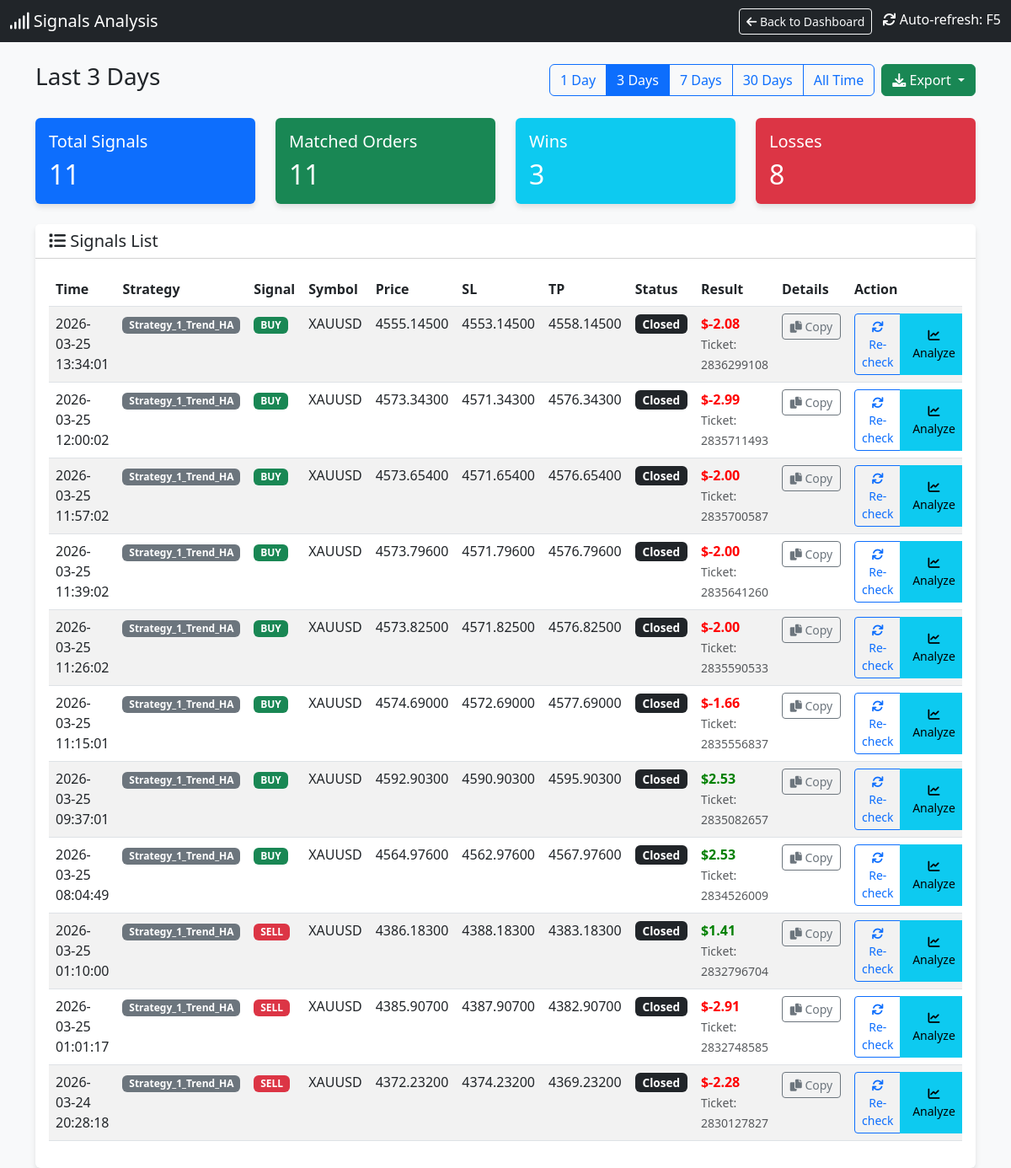
The app's page /signals?days=3 with its own data.
### tables this page shows
CREATE TABLE signals (
                id INTEGER PRIMARY KEY AUTOINCREMENT,
                timestamp DATETIME DEFAULT CURRENT_TIMESTAMP,
                strategy_name TEXT,
                symbol TEXT,
                signal_type TEXT,
                price REAL,
                sl REAL,
                tp REAL,
                indicators TEXT,
                status TEXT,
                account_id INTEGER DEFAULT 0
            );

CREATE TABLE orders (
                ticket INTEGER PRIMARY KEY,
                strategy_name TEXT,
                symbol TEXT,
                order_type TEXT,
                volume REAL,
                open_price REAL,
                sl REAL,
                tp REAL,
                open_time DATETIME,
                close_price REAL,
                profit REAL,
                comment TEXT,
                account_id INTEGER DEFAULT 0
            );

### dashboard.py (the view)
@app.route('/signals')
def signals_page():
    cur = get_db().cursor()
    days_param = request.args.get('days', '7')  # Default 7 days
    if days_param == "all":
        days = 36500
        filter_label = "All Time"
    else:
        try:
            days = int(days_param)
            filter_label = f"Last {days} Days"
        except:
            days = 7
            filter_label = "Last 7 Days"
    cutoff_date = datetime.now() - timedelta(days=days)
    cutoff_str = cutoff_date.strftime("%Y-%m-%d %H:%M:%S")
    cur.execute("SELECT * FROM signals WHERE timestamp >= ? ORDER BY timestamp DESC", (cutoff_str,))
    signals = cur.fetchall()
    signals_with_status = []
    for sig in signals:
        signal_dict = dict(sig)
        try:
            sig_timestamp = sig['timestamp']
            if isinstance(sig_timestamp, str):
                try:
                    sig_time = datetime.strptime(sig_timestamp, '%Y-%m-%d %H:%M:%S')
                except:
                    try:
                        sig_time = datetime.strptime(sig_timestamp, '%Y-%m-%d %H:%M:%S.%f')
                    except:
                        sig_time = datetime.fromisoformat(sig_timestamp.replace('Z', '+00:00'))
            else:
                sig_time = datetime.fromtimestamp(sig_timestamp)
            time_lower = (sig_time - timedelta(seconds=30)).strftime('%Y-%m-%d %H:%M:%S')
            time_upper = (sig_time + timedelta(seconds=30)).strftime('%Y-%m-%d %H:%M:%S')
        except Exception as e:
            time_lower = None
            time_upper = None
        matching_order = None
        if time_lower and time_upper:
            try:
                cur.execute("""
                    SELECT * FROM orders
                    WHERE strategy_name = ?
                    AND symbol = ?
                    AND order_type = ?
                    AND open_time BETWEEN ? AND ?
                    ORDER BY ABS(open_price - ?) ASC
                    LIMIT 1
                """, (sig['strategy_name'], sig['symbol'], sig['signal_type'], time_lower, time_upper, sig['price']))
                matching_order = cur.fetchone()
            except Exception as e:
                pass
        if matching_order:
            signal_dict['order_ticket'] = matching_order['ticket']
            signal_dict['order_profit'] = matching_order['profit']
            signal_dict['order_status'] = 'closed' if matching_order['profit'] is not None else 'open'
            signal_dict['has_order'] = True
        else:
            signal_dict['order_ticket'] = None
            signal_dict['order_profit'] = None
            signal_dict['order_status'] = 'not_found'
            signal_dict['has_order'] = False
        signals_with_status.append(signal_dict)
    total_signals = len(signals_with_status)
    matched_orders = len([s for s in signals_with_status if s['has_order']])
    wins = len([s for s in signals_with_status if s['has_order'] and s['order_profit'] is not None and s['order_profit'] > 0])
    losses = len([s for s in signals_with_status if s['has_order'] and s['order_profit'] is not None and s['order_profit'] < 0])
    cur.execute("SELECT DISTINCT strategy_name FROM orders ORDER BY strategy_name")
    strategies = [row['strategy_name'] for row in cur.fetchall()]
    return render_template('signals.html',
                         signals=signals_with_status,
                         total_signals=total_signals,
                         matched_orders=matched_orders,
                         wins=wins,
                         losses=losses,
                         current_filter=days_param,
                         filter_label=filter_label,
                         strategies=strategies)

### dashboard.py (called while the page is built)
def get_db():
    db = getattr(g, '_database', None)
    if db is None:
        db = g._database = sqlite3.connect(DB_PATH)
        db.row_factory = sqlite3.Row
    return db

@app.teardown_appcontext
def close_connection(exception):
    db = getattr(g, '_database', None)
    if db is not None:
        db.close()

def format_vn_time(value):
    if not value:
        return ""
    try:
        if isinstance(value, str):
            try:
                dt = datetime.strptime(value, "%Y-%m-%d %H:%M:%S")
            except ValueError:
                try:
                    dt = datetime.strptime(value, "%Y-%m-%d %H:%M:%S.%f")
                except ValueError:
                    dt = datetime.strptime(value, "%Y-%m-%d %H:%M")
        else:
            dt = value
        vn_time = dt + timedelta(hours=7)
        res = vn_time.strftime("%Y-%m-%d %H:%M:%S")
        return res
    except Exception as e:
        print(f"DEBUG: Error parsing '{value}': {e}")
        return value # Return original on error

### templates/signals.html (shortened to what this page needs)
<!DOCTYPE html>
<html lang="en">
<head>
    <link href="https://cdn.jsdelivr.net/npm/bootstrap@5.3.0/dist/css/bootstrap.min.css" rel="stylesheet">
    <link href="https://cdnjs.cloudflare.com/ajax/libs/font-awesome/6.0.0/css/all.min.css" rel="stylesheet">
</head>
<body>
    <nav class="navbar navbar-dark bg-dark mb-4">
        <div class="container-fluid">
            <span class="navbar-brand mb-0 h1"><i class="fas fa-signal"></i> Signals Analysis</span>
            <div>
                <a href="/" class="btn btn-outline-light btn-sm me-2">
                    <i class="fas fa-arrow-left"></i> Back to Dashboard
                </a>
                <span class="text-white"><i class="fas fa-sync"></i> Auto-refresh: F5</span>
            </div>
        </div>
    </nav>
    <div class="container mb-4">
        <div class="d-flex justify-content-between align-items-center">
            <h3>{{ filter_label }}</h3>
            <div class="d-flex gap-2">
                <div class="btn-group" role="group">
                    <a href="/signals?days=1" class="btn btn-outline-primary {% if current_filter == '1' %}active{% endif %}">1 Day</a>
                    <a href="/signals?days=3" class="btn btn-outline-primary {% if current_filter == '3' %}active{% endif %}">3 Days</a>
                    <a href="/signals?days=7" class="btn btn-outline-primary {% if current_filter == '7' %}active{% endif %}">7 Days</a>
                    <a href="/signals?days=30" class="btn btn-outline-primary {% if current_filter == '30' %}active{% endif %}">30 Days</a>
                    <a href="/signals?days=all" class="btn btn-outline-primary {% if current_filter == 'all' %}active{% endif %}">All Time</a>
                </div>
                <div class="btn-group" role="group">
                    <button type="button" class="btn btn-success dropdown-toggle" data-bs-toggle="dropdown" aria-expanded="false" title="Export to CSV">
                        <i class="fas fa-download"></i> Export
                    </button>
                </div>
            </div>
        </div>
    </div>
    <div class="container">
        <div class="row mb-4">
            <div class="col-md-3">
                <div class="card bg-primary text-white">
                    <div class="card-body">
                        <h5 class="card-title">Total Signals</h5>
                        <h2 class="card-text">{{ total_signals }}</h2>
                    </div>
                </div>
            </div>
            <div class="col-md-3">
                <div class="card bg-success text-white">
                    <div class="card-body">
                        <h5 class="card-title">Matched Orders</h5>
                        <h2 class="card-text">{{ matched_orders }}</h2>
                    </div>
                </div>
            </div>
            <div class="col-md-3">
                <div class="card bg-info text-white">
                    <div class="card-body">
                        <h5 class="card-title">Wins</h5>
                        <h2 class="card-text">{{ wins }}</h2>
                    </div>
                </div>
            </div>
            <div class="col-md-3">
                <div class="card bg-danger text-white">
                    <div class="card-body">
                        <h5 class="card-title">Losses</h5>
                        <h2 class="card-text">{{ losses }}</h2>
                    </div>
                </div>
            </div>
        </div>
        <div class="card">
            <div class="card-header bg-white">
                <h5 class="mb-0"><i class="fas fa-list"></i> Signals List</h5>
            </div>
            <div class="card-body">
                <div class="table-responsive">
                    <table class="table table-hover table-striped">
                        <thead>
                            <tr>
                                <th>Time</th>
                                <th>Strategy</th>
                                <th>Signal</th>
                                <th>Symbol</th>
                                <th>Price</th>
                                <th>SL</th>
                                <th>TP</th>
                                <th>Status</th>
                                <th>Result</th>
                                <th>Details</th>
                                <th>Action</th>
                            </tr>
                        </thead>
                        <tbody>
                            {% for sig in signals %}
                            <tr class="signal-row" id="signal-row-{{ sig.id }}">
                                <td>{{ sig.timestamp | to_vn_time }}</td>
                                <td><span class="badge bg-secondary">{{ sig.strategy_name }}</span></td>
                                <td>
                                    {% if sig.signal_type == 'BUY' %}
                                    <span class="badge badge-buy">BUY</span>
                                    {% else %}
                                    <span class="badge badge-sell">SELL</span>
                                    {% endif %}
                                </td>
                                <td>{{ sig.symbol }}</td>
                                <td>{{ "%.5f"|format(sig.price) }}</td>
                                <td>{{ "%.5f"|format(sig.sl) if sig.sl else '-' }}</td>
                                <td>{{ "%.5f"|format(sig.tp) if sig.tp else '-' }}</td>
                                <td id="status-{{ sig.id }}">
                                    {% if sig.has_order %}
                                        {% if sig.order_status == 'closed' %}
                                            <span class="badge bg-dark status-badge">Closed</span>
                                        {% else %}
                                            <span class="badge bg-warning status-badge">Open</span>
                                        {% endif %}
                                    {% else %}
                                        <span class="badge bg-secondary status-badge">Not Found</span>
                                    {% endif %}
                                </td>
                                <td id="result-{{ sig.id }}">
                                    {% if sig.has_order and sig.order_profit is not none %}
                                        <span class="{% if sig.order_profit >= 0 %}profit-pos{% else %}profit-neg{% endif %}">
                                            ${{ "%.2f"|format(sig.order_profit) }}
                                        </span>
                                        <br>
                                        <small class="text-muted">Ticket: {{ sig.order_ticket }}</small>
                                    {% elif sig.has_order %}
                                        <span class="text-muted">Running...</span>
                                    {% else %}
                                        <span class="text-muted">-</span>
                                    {% endif %}
                                </td>
                                <td id="details-{{ sig.id }}">
                                    <button class="btn btn-sm btn-outline-secondary copy-details-btn"
                                            data-signal-id="{{ sig.id }}"
                                            data-signal-data='{{ sig|tojson }}'
                                            title="Copy signal details">
                                        <i class="fas fa-copy"></i> Copy
                                    </button>
                                </td>
                                <td id="action-{{ sig.id }}">
                                    <div class="btn-group" role="group">
                                        {% if not sig.has_order %}
                                            <button class="btn btn-sm btn-primary check-mt5-btn" data-signal-id="{{ sig.id }}">
                                                <i class="fas fa-search"></i> Check MT5
                                            </button>
                                        {% else %}
                                            <button class="btn btn-sm btn-outline-primary check-mt5-btn" data-signal-id="{{ sig.id }}">
                                                <i class="fas fa-sync"></i> Re-check
                                            </button>
                                        {% endif %}
                                        <button class="btn btn-sm btn-info analyze-signal-btn" data-signal-id="{{ sig.id }}" title="Analyze signal">
                                            <i class="fas fa-chart-line"></i> Analyze
                                        </button>
                                    </div>
                                </td>
                            </tr>
                            {% endfor %}
                        </tbody>
                    </table>
                </div>
            </div>
        </div>
    </div>
</body>
</html>

### templates/signals.html (style rules this page uses)
body { background-color: #f8f9fa; }
.card { box-shadow: 0 4px 6px rgba(0, 0, 0, 0.1); border: none; }
.profit-pos { color: green; font-weight: bold; }
.profit-neg { color: red; font-weight: bold; }
.badge-buy { background-color: #198754; }
.badge-sell { background-color: #dc3545; }
.status-badge { font-size: 0.85em; padding: 0.35em 0.65em; }
.signal-row { transition: background-color 0.2s; }
.copy-details-btn { min-width: 70px; }
.analyze-signal-btn { min-width: 80px; }

### records on screen
signals: timestamp|to_vn_time "2026-03-25 13:34:01", strategy_name "Strategy_1_Trend_HA", symbol "XAUUSD", price "4555.14500", sl "4553.14500", tp "4558.14500"
orders: order_profit "-2.08", order_ticket "2836299108"
signals: timestamp|to_vn_time "2026-03-25 12:00:02", strategy_name "Strategy_1_Trend_HA", symbol "XAUUSD", price "4573.34300", sl "4571.34300", tp "4576.34300"
orders: order_profit "-2.99", order_ticket "2835711493"
signals: timestamp|to_vn_time "2026-03-25 11:57:02", strategy_name "Strategy_1_Trend_HA", symbol "XAUUSD", price "4573.65400", sl "4571.65400", tp "4576.65400"
orders: order_profit "-2.00", order_ticket "2835700587"
signals: timestamp|to_vn_time "2026-03-25 11:39:02", strategy_name "Strategy_1_Trend_HA", symbol "XAUUSD", price "4573.79600", sl "4571.79600", tp "4576.79600"
orders: order_profit "-2.00", order_ticket "2835641260"
signals: timestamp|to_vn_time "2026-03-25 11:26:02", strategy_name "Strategy_1_Trend_HA", symbol "XAUUSD", price "4573.82500", sl "4571.82500", tp "4576.82500"
orders: order_profit "-2.00", order_ticket "2835590533"
signals: timestamp|to_vn_time "2026-03-25 11:15:01", strategy_name "Strategy_1_Trend_HA", symbol "XAUUSD", price "4574.69000", sl "4572.69000", tp "4577.69000"
orders: order_profit "-1.66", order_ticket "2835556837"
signals: timestamp|to_vn_time "2026-03-25 09:37:01", strategy_name "Strategy_1_Trend_HA", symbol "XAUUSD", price "4592.90300", sl "4590.90300", tp "4595.90300"
orders: order_profit "2.53", order_ticket "2835082657"
signals: timestamp|to_vn_time "2026-03-25 08:04:49", strategy_name "Strategy_1_Trend_HA", symbol "XAUUSD", price "4564.97600", sl "4562.97600", tp "4567.97600"
orders: order_profit "2.53", order_ticket "2834526009"
signals: timestamp|to_vn_time "2026-03-25 01:10:00", strategy_name "Strategy_1_Trend_HA", symbol "XAUUSD", price "4386.18300", sl "4388.18300", tp "4383.18300"
orders: order_profit "1.41", order_ticket "2832796704"
signals: timestamp|to_vn_time "2026-03-25 01:01:17", strategy_name "Strategy_1_Trend_HA", symbol "XAUUSD", price "4385.90700", sl "4387.90700", tp "4382.90700"
orders: order_profit "-2.91", order_ticket "2832748585"
signals: timestamp|to_vn_time "2026-03-24 20:28:18", strategy_name "Strategy_1_Trend_HA", symbol "XAUUSD", price "4372.23200", sl "4374.23200", tp "4369.23200"
orders: order_profit "-2.28", order_ticket "2830127827"

### other values on screen
{{ filter_label }} "Last 3 Days"
{{ total_signals }} "11"
{{ matched_orders }} "11"
{{ wins }} "3"
{{ losses }} "8"
